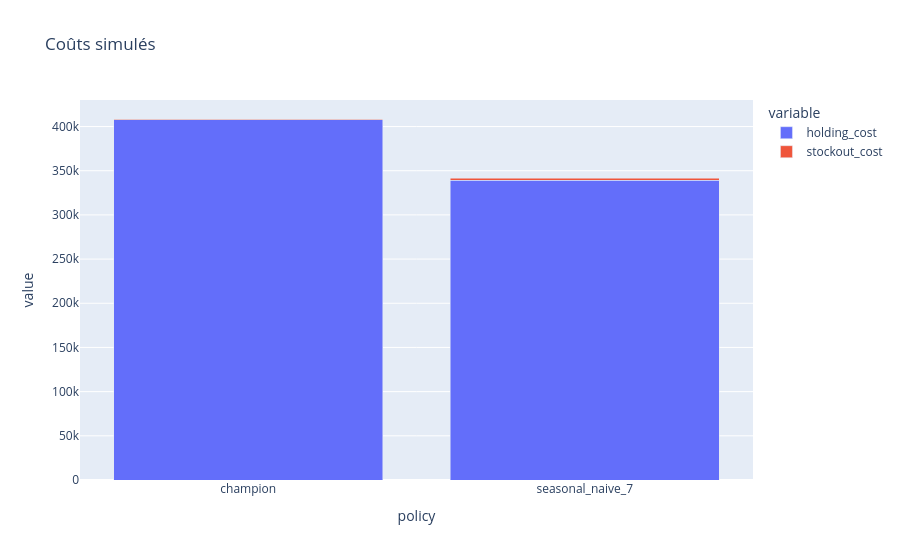

Notebook code for this chart:
### Code cell
display(inventory)
px.bar(inventory, x="policy", y=["holding_cost", "stockout_cost"], barmode="stack", title="Coûts simulés")

### Figure 1 — Plotly figure (JSON) as saved in the notebook; plotly's stock layout.template omitted (floating-point values rounded to 4 significant figures)
{"data": [{"hovertemplate": "variable=holding_cost<br>policy=%{x}<br>value=%{y}<extra></extra>", "legendgroup": "holding_cost", "marker": {"color": "#636efa", "pattern": {"shape": ""}}, "name": "holding_cost", "orientation": "v", "showlegend": true, "textposition": "auto", "type": "bar", "x": ["champion", "seasonal_naive_7"], "xaxis": "x", "y": [407900.0, 339500.0], "yaxis": "y"}, {"hovertemplate": "variable=stockout_cost<br>policy=%{x}<br>value=%{y}<extra></extra>", "legendgroup": "stockout_cost", "marker": {"color": "#EF553B", "pattern": {"shape": ""}}, "name": "stockout_cost", "orientation": "v", "showlegend": true, "textposition": "auto", "type": "bar", "x": ["champion", "seasonal_naive_7"], "xaxis": "x", "y": [588.2, 2269.0], "yaxis": "y"}], "layout": {"barmode": "stack", "legend": {"title": {"text": "variable"}, "tracegroupgap": 0}, "title": {"text": "Coûts simulés"}, "xaxis": {"anchor": "y", "domain": [0, 1], "title": {"text": "policy"}}, "yaxis": {"anchor": "x", "domain": [0, 1], "title": {"text": "value"}}}}
